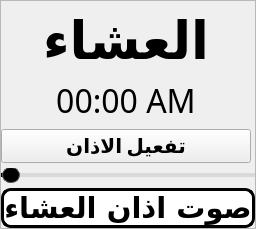
                       <widget class="QFrame" name="frame_43">
                        <property name="sizePolicy">
                         <sizepolicy hsizetype="Expanding" vsizetype="Expanding">
                          <horstretch>0</horstretch>
                          <verstretch>0</verstretch>
                         </sizepolicy>
                        </property>
                        <property name="minimumSize">
                         <size>
                          <width>0</width>
                          <height>0</height>
                         </size>
                        </property>
                        <property name="frameShape">
                         <enum>QFrame::StyledPanel</enum>
                        </property>
                        <property name="frameShadow">
                         <enum>QFrame::Raised</enum>
                        </property>
                        <layout class="QVBoxLayout" name="verticalLayout_41">
                         <property name="spacing">
                          <number>5</number>
                         </property>
                         <property name="leftMargin">
                          <number>0</number>
                         </property>
                         <property name="topMargin">
                          <number>0</number>
                         </property>
                         <property name="rightMargin">
                          <number>0</number>
                         </property>
                         <property name="bottomMargin">
                          <number>0</number>
                         </property>
                         <item>
                          <widget class="QWidget" name="ishaaWidget" native="true">
                           <property name="sizePolicy">
                            <sizepolicy hsizetype="Expanding" vsizetype="Expanding">
                             <horstretch>0</horstretch>
                             <verstretch>0</verstretch>
                            </sizepolicy>
                           </property>
                           <property name="minimumSize">
                            <size>
                             <width>0</width>
                             <height>0</height>
                            </size>
                           </property>
                           <property name="maximumSize">
                            <size>
                             <width>250</width>
                             <height>200</height>
                            </size>
                           </property>
                           <layout class="QVBoxLayout" name="verticalLayout_9">
                            <property name="leftMargin">
                             <number>0</number>
                            </property>
                            <property name="rightMargin">
                             <number>0</number>
                            </property>
                            <property name="bottomMargin">
                             <number>0</number>
                            </property>
                            <item>
                             <widget class="QLabel" name="ishaa_label">
                              <property name="sizePolicy">
                               <sizepolicy hsizetype="Preferred" vsizetype="Preferred">
                                <horstretch>0</horstretch>
                                <verstretch>0</verstretch>
                               </sizepolicy>
                              </property>
                              <property name="font">
                               <font>
                                <family>Microsoft Uighur</family>
                                <pointsize>39</pointsize>
                                <weight>75</weight>
                                <bold>true</bold>
                               </font>
                              </property>
                              <property name="styleSheet">
                               <string notr="true">color:black;</string>
                              </property>
                              <property name="text">
                               <string>العشاء</string>
                              </property>
                              <property name="alignment">
                               <set>Qt::AlignCenter</set>
                              </property>
                             </widget>
                            </item>
                            <item>
                             <widget class="QLabel" name="ishaa_adan_time">
                              <property name="sizePolicy">
                               <sizepolicy hsizetype="Preferred" vsizetype="Preferred">
                                <horstretch>0</horstretch>
                                <verstretch>0</verstretch>
                               </sizepolicy>
                              </property>
                              <property name="font">
                               <font>
                                <family>Bahnschrift</family>
                                <pointsize>24</pointsize>
                               </font>
                              </property>
                              <property name="styleSheet">
                               <string notr="true">color:black;</string>
                              </property>
                              <property name="text">
                               <string>00:00 AM</string>
                              </property>
                              <property name="alignment">
                               <set>Qt::AlignCenter</set>
                              </property>
                             </widget>
                            </item>
                            <item>
                             <widget class="QPushButton" name="ishaa_activate_button">
                              <property name="font">
                               <font>
                                <family>Calibri</family>
                                <pointsize>15</pointsize>
                                <weight>75</weight>
                                <bold>true</bold>
                               </font>
                              </property>
                              <property name="text">
                               <string>تفعيل الاذان</string>
                              </property>
                              <property name="checkable">
                               <bool>true</bool>
                              </property>
                             </widget>
                            </item>
                           </layout>
                          </widget>
                         </item>
                         <item>
                          <widget class="QSlider" name="ishaa_volume_slider">
                           <property name="sizePolicy">
                            <sizepolicy hsizetype="Expanding" vsizetype="Minimum">
                             <horstretch>0</horstretch>
                             <verstretch>0</verstretch>
                            </sizepolicy>
                           </property>
                           <property name="styleSheet">
                            <string notr="true">
QSlider::groove:horizontal {
    border: 1px solid #999999;
    height: 2px; /* Set the line thickness */
    background: #d9d9d9;
    margin: 0px 0;
}

QSlider::handle:horizontal {
    background: black;
    border: 1px solid #5c5c5c;
    width: 16px;
    height: 16px;
    margin: -7px 0; /* Adjusted to vertically center the handle on the thinner groove */
    border-radius: 8px; /* Circular handle */
}

QSlider::add-page:horizontal {
    background: #d9d9d9;
}

QSlider::sub-page:horizontal {
    background: black;
}
</string>
                           </property>
                           <property name="maximum">
                            <number>100</number>
                           </property>
                           <property name="orientation">
                            <enum>Qt::Horizontal</enum>
                           </property>
                           <property name="invertedAppearance">
                            <bool>false</bool>
                           </property>
                           <property name="invertedControls">
                            <bool>false</bool>
                           </property>
                           <property name="tickPosition">
                            <enum>QSlider::NoTicks</enum>
                           </property>
                          </widget>
                         </item>
                         <item>
                          <widget class="QPushButton" name="ishaaSoundButton">
                           <property name="sizePolicy">
                            <sizepolicy hsizetype="Expanding" vsizetype="Fixed">
                             <horstretch>0</horstretch>
                             <verstretch>0</verstretch>
                            </sizepolicy>
                           </property>
                           <property name="font">
                            <font>
                             <family>Microsoft Uighur</family>
                             <pointsize>22</pointsize>
                             <weight>75</weight>
                             <bold>true</bold>
                            </font>
                           </property>
                           <property name="styleSheet">
                            <string notr="true">QPushButton{
border-radius: 10px;
color: black;
border: 3px solid black;
background-color: rgb(255,255,255);
}

QPushButton:hover{
background-color: rgb(53, 53, 53);
color:white;
}

</string>
                           </property>
                           <property name="text">
                            <string>صوت اذان العشاء</string>
                           </property>
                          </widget>
                         </item>
                        </layout>
                       </widget>
